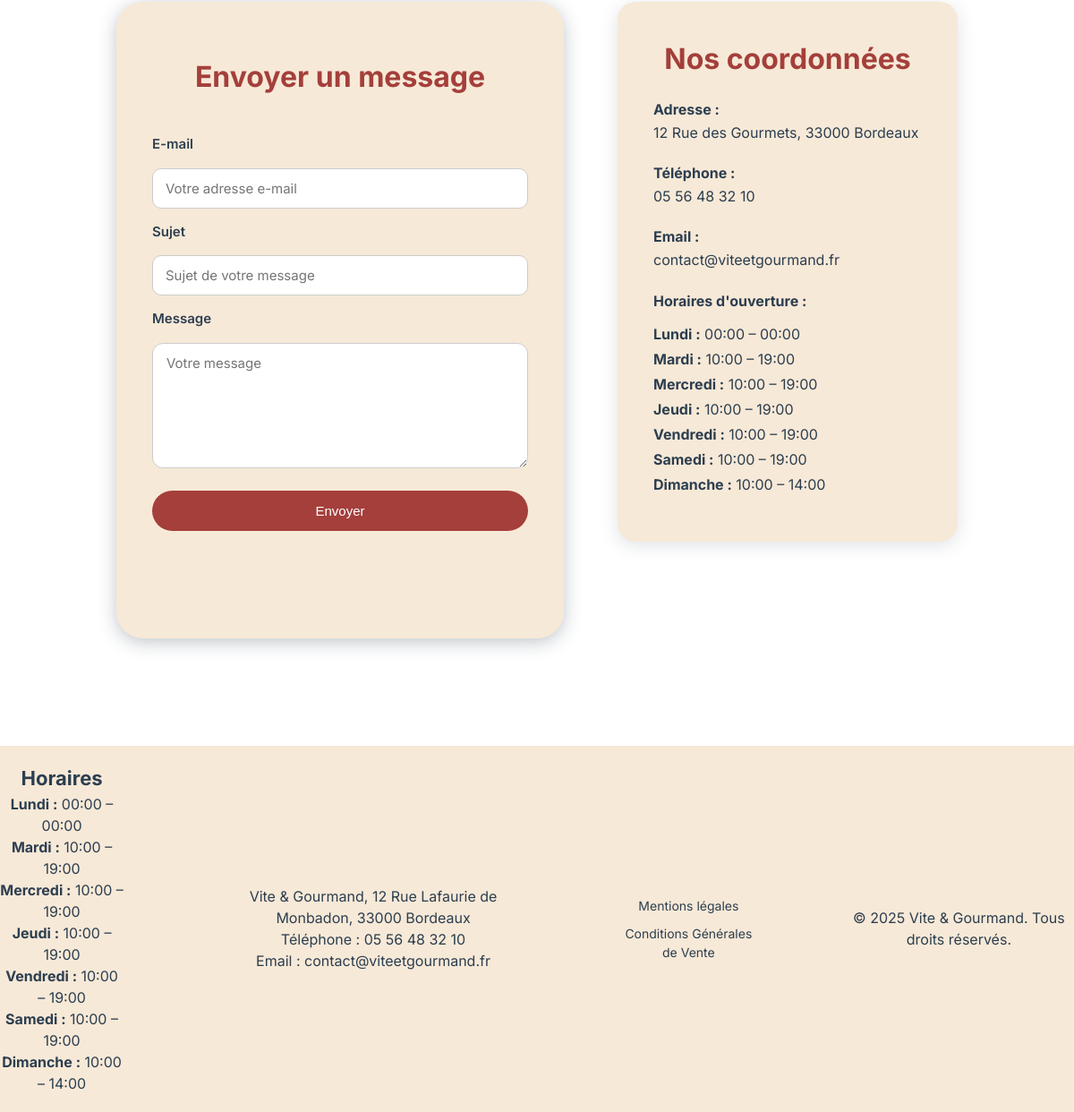
The app's page /public/contact.php (lower part), older data.
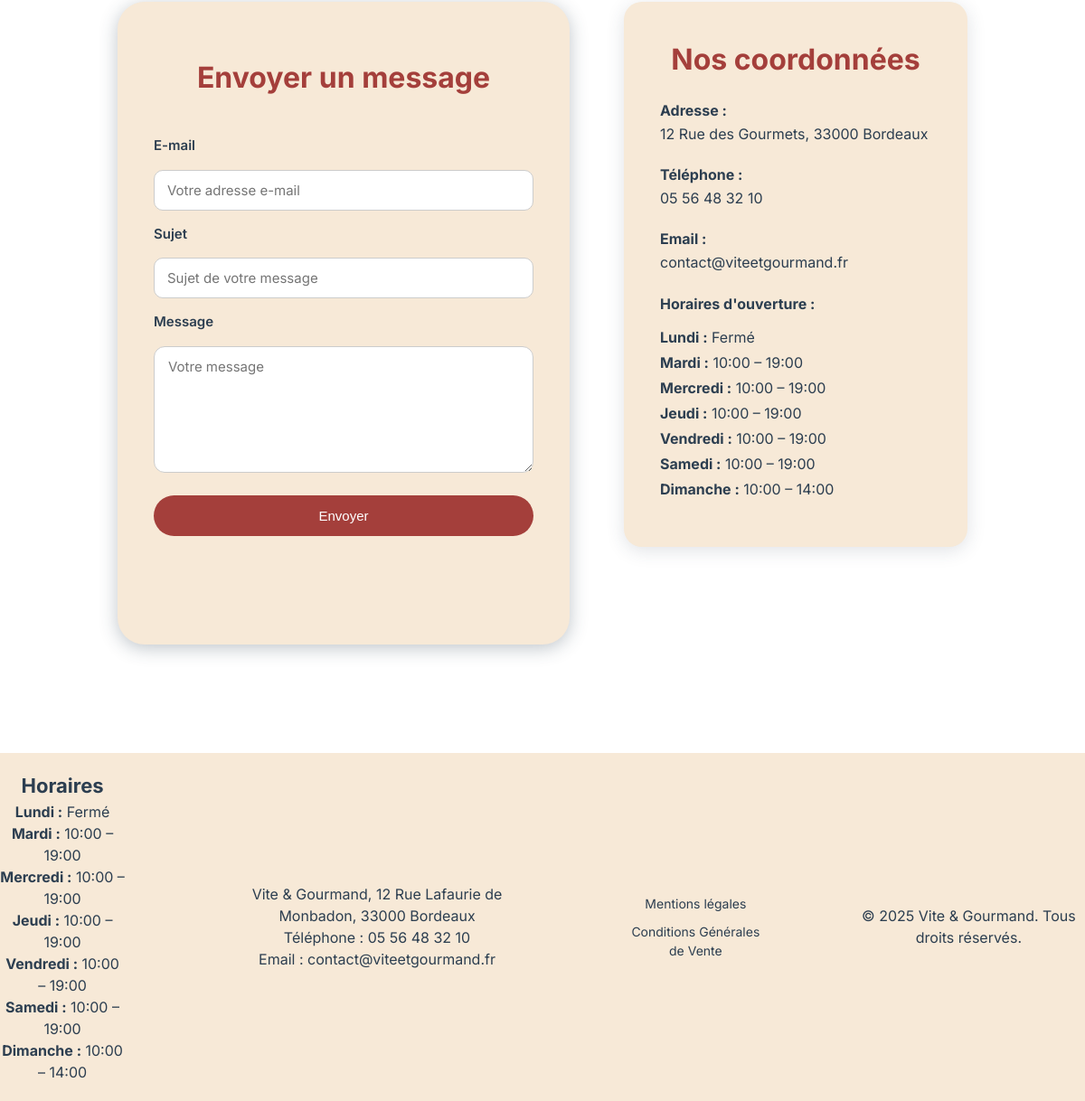
The same page, newer data.
### tables this page shows
CREATE TABLE horaire (
    id INT PRIMARY KEY AUTO_INCREMENT,
    jour VARCHAR(20) NOT NULL,
    ouverture TIME NOT NULL,
    fermeture TIME NOT NULL
);

### models/horaireModel.php (called while the page is built, shortened)
<?php
function getHoraires(PDO $pdo): array
{
    $stmt = $pdo->query("
        SELECT jour, ouverture, fermeture
        FROM horaire
        ORDER BY id
    ");
    return $stmt->fetchAll(PDO::FETCH_ASSOC);
}

### public/contact.php (the view, shortened to what this page needs)
<?php
require_once __DIR__ . '/../config/database.php';
require_once __DIR__ . '/../models/horaireModel.php';
$horaires = getHoraires($pdo);
?>
<!DOCTYPE html>
<html lang="fr">
<head>
    <?php
    require_once __DIR__ . '/../partials/head.php';
    ?>
</head>
<body>
<main id="main-content">
    <section class="contact-container">
        <div class="contact-form form-card">
            <h2>Envoyer un message</h2>
            <form action="#" method="POST">
                <label for="email">E-mail</label>
                <input
                    type="email"
                    id="email"
                    name="email"
                    required
                    placeholder="Votre adresse e-mail"
                >
                <label for="sujet">Sujet</label>
                <input
                    type="text"
                    id="sujet"
                    name="sujet"
                    required
                    placeholder="Sujet de votre message"
                >
                <label for="message">Message</label>
                <textarea
                    id="message"
                    name="message"
                    rows="6"
                    required
                    placeholder="Votre message"
                ></textarea>
                <button class="btn-commande" type="submit">
                    Envoyer
                </button>
            </form>
        </div>
        <div class="contact-infos">
            <h2>Nos coordonnées</h2>
            <p>
                <strong>Adresse :</strong><br>
                12 Rue des Gourmets, 33000 Bordeaux
            </p>
            <p>
                <strong>Téléphone :</strong><br>
                05 56 48 32 10
            </p>
            <p>
                <strong>Email :</strong><br>
                contact@viteetgourmand.fr
            </p>
            <p><strong>Horaires d'ouverture :</strong></p>
            <?php foreach ($horaires as $h): ?>
                <p class="horaire-item">
                    <strong><?= ucfirst($h['jour']) ?> :</strong>
                    <?php if ($h['ouverture'] && $h['fermeture']): ?>
                        <?= substr($h['ouverture'], 0, 5) ?> – <?= substr($h['fermeture'], 0, 5) ?>
                    <?php else: ?>
                        Fermé
                    <?php endif; ?>
                </p>
            <?php endforeach; ?>
        </div>
    </section>
</main>
<?php
require_once __DIR__ . '/../partials/footer.php';
?>
</body>
</html>

### partials/footer.php (shortened to what this page needs)
<?php
require_once __DIR__ . '/../config/database.php';
require_once __DIR__ . '/../models/horaireModel.php';
$horaires = getHoraires($pdo);
?>
<footer>
        <div class="footer-container">
            <div class="horaires">
                <h3>Horaires</h3>
                <?php foreach ($horaires as $h): ?>
                    <p>
                        <strong><?= ucfirst($h['jour']) ?> :</strong>
                        <?php if ($h['ouverture'] && $h['fermeture']): ?>
                            <?= substr($h['ouverture'], 0, 5) ?> – <?= substr($h['fermeture'], 0, 5) ?>
                        <?php else: ?>
                            Fermé
                        <?php endif; ?>
                    </p>
                <?php endforeach; ?>
            </div>
            <div class="contact">
                <p>Vite & Gourmand, 12 Rue Lafaurie de Monbadon, 33000 Bordeaux</p>
                <p>Téléphone : 05 56 48 32 10</p>
                <p>Email : contact@viteetgourmand.fr </p>
            </div>
            <div class="legal">
                <a href="mentions-legales.php">Mentions légales</a>
                <a href="cgv.php">Conditions Générales de Vente</a>
            </div>
            <div class="copyright">
                <p>&copy; 2025 Vite & Gourmand. Tous droits réservés.</p>
            </div>
        </div>
    </footer>

Row changes from the older to the newer data that the page shows:
changed horaire "Lundi": ouverture "00:00" → (not shown); fermeture "00:00" → (not shown); ouverture "– –" → "Fermé Fermé"
